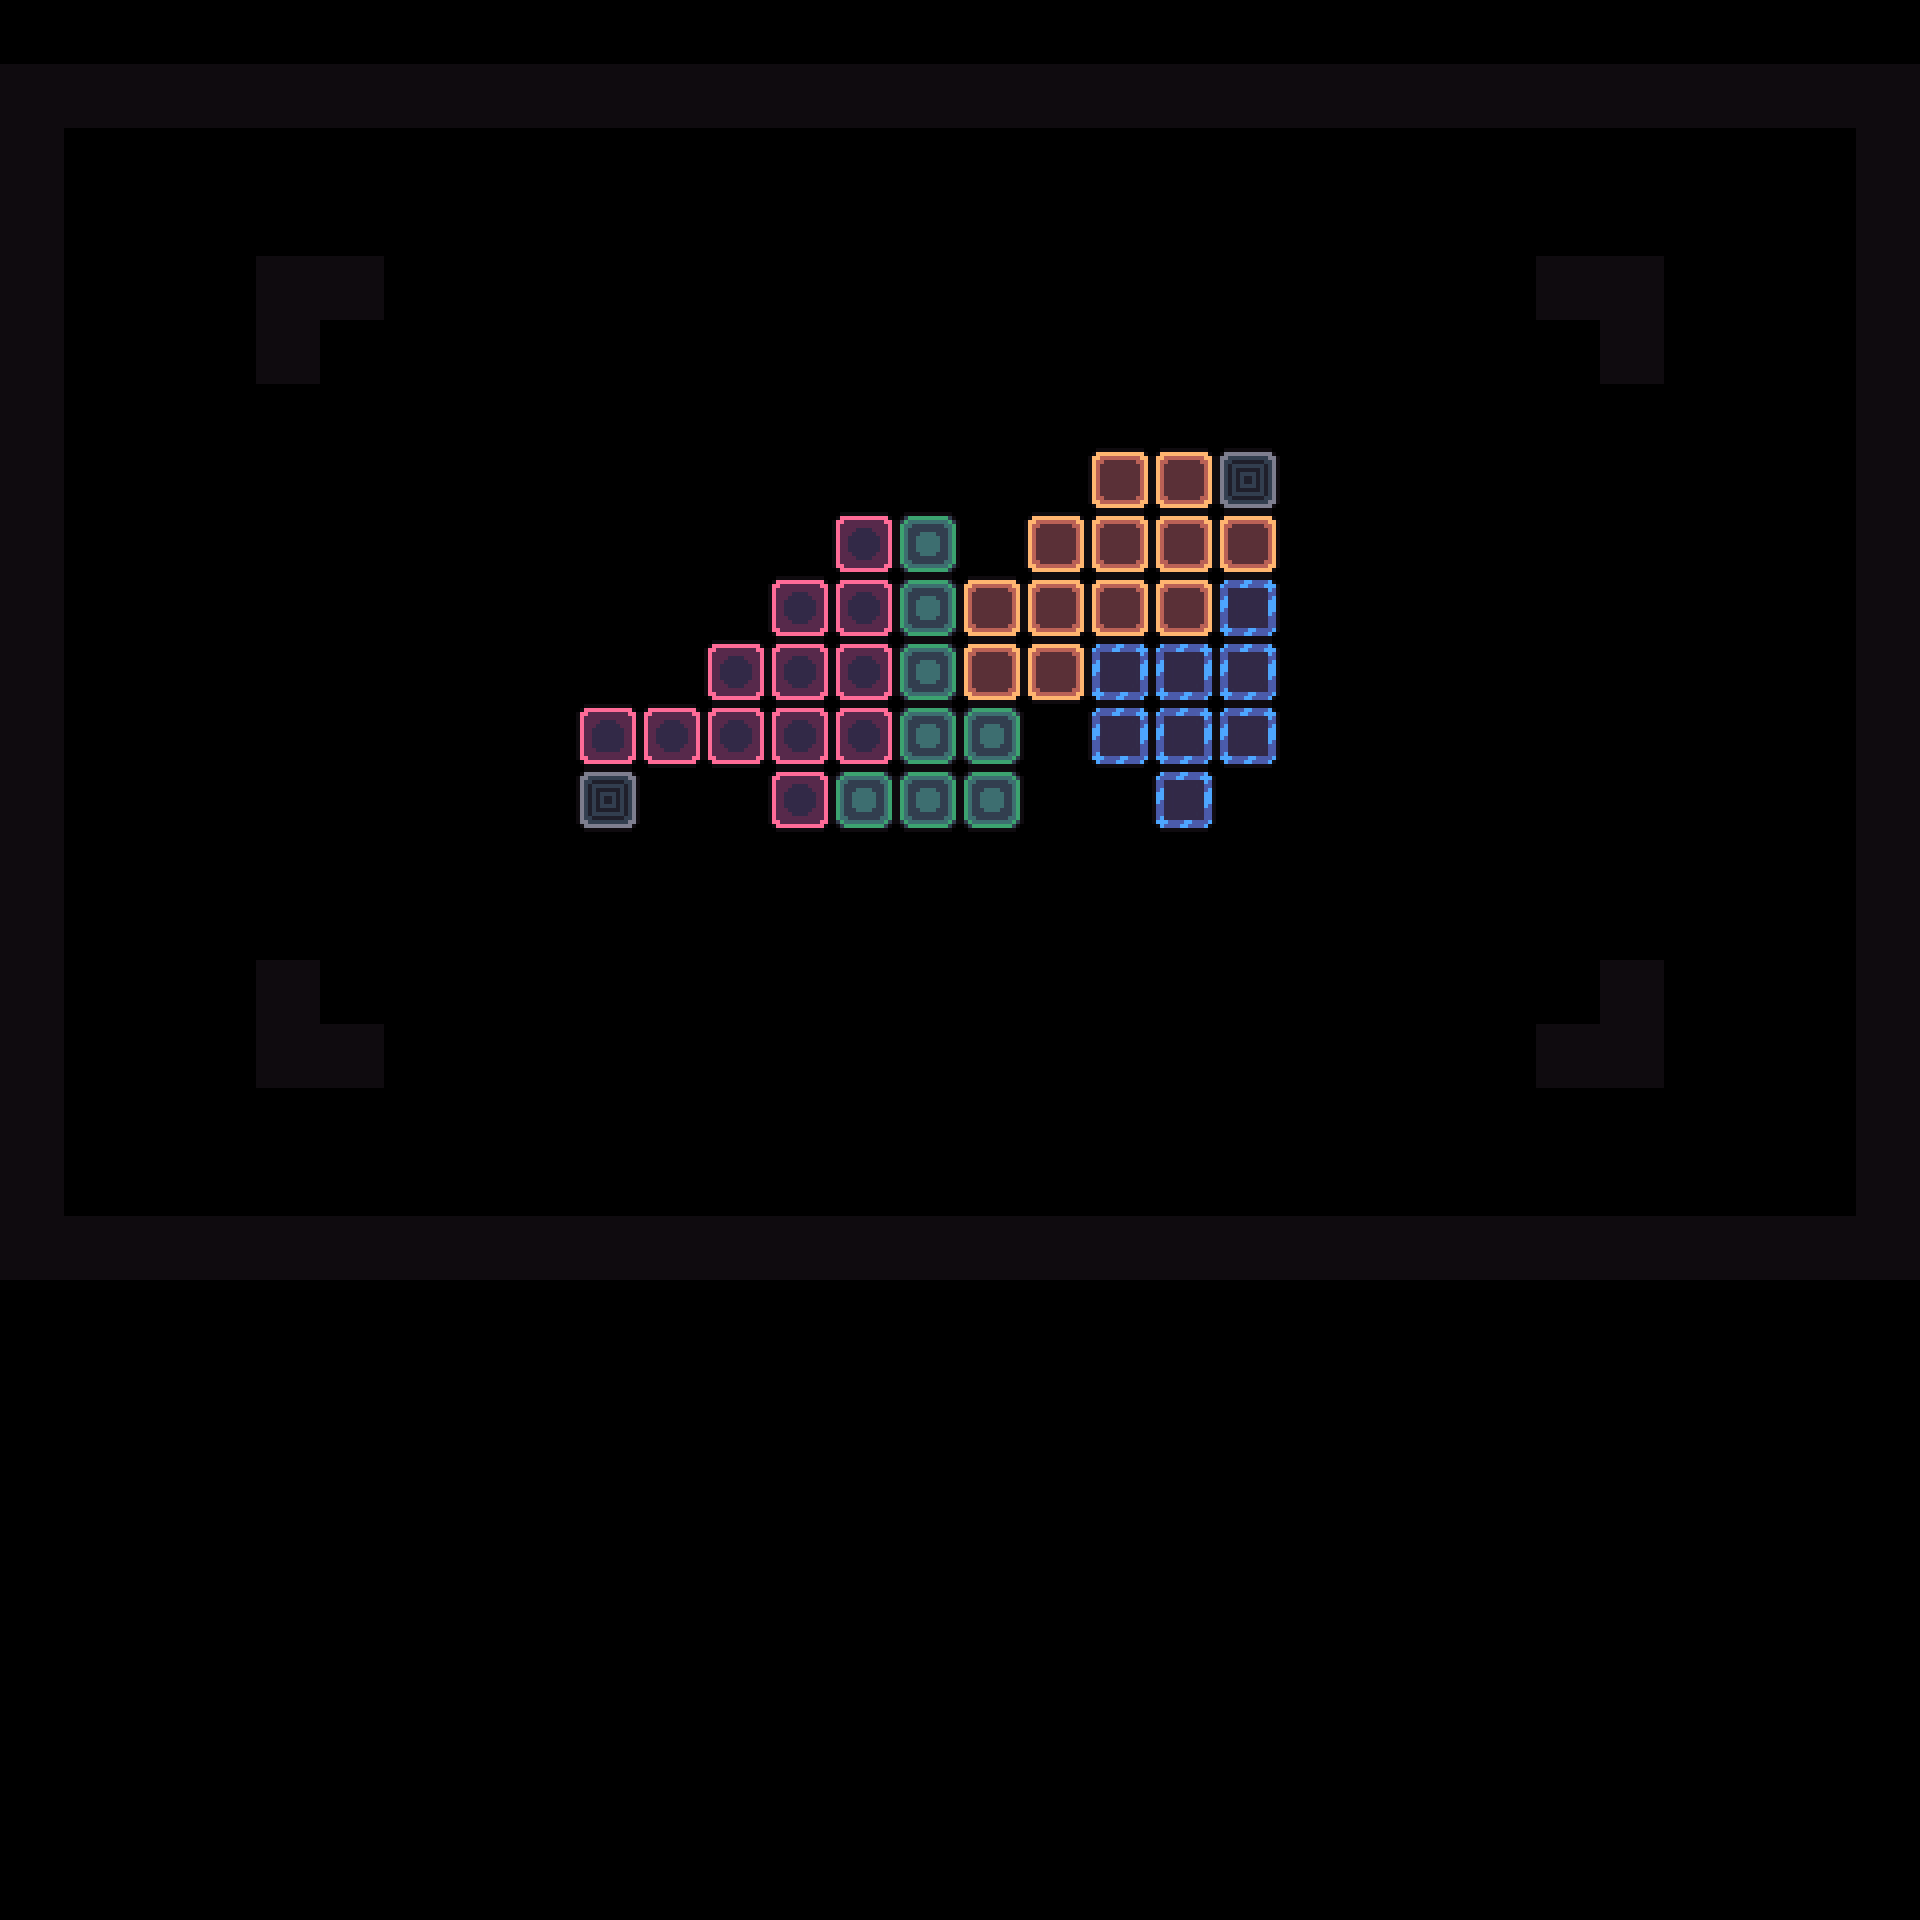

A level layout from a 2D game, rendered from its tile map. Below: a short description, then the map file with tile-grid data replaced by summaries:
An orthogonal 30x30 tile map with 64x64 px tiles, 3 tile layers (Decoration, Extra, Main), 2 tilesets and 64 objects (62x 1, Camera1, Camera2).

<map version="1.10" tiledversion="1.11.2" orientation="orthogonal" renderorder="right-down" width="30" height="30" tilewidth="64" tileheight="64" infinite="0" nextlayerid="8" nextobjectid="128">
 <tileset firstgid="1" source="../tilesets/tileset_d.tsx" />
 <tileset firstgid="163" source="../tilesets/grounds_f.tsx" />
 <objectgroup id="4" name="Triggers" visible="0" locked="1">
  <object id="23" name="Camera1" x="960" y="672">
   <point />
  </object>
  <object id="24" name="Camera2" x="704" y="480">
   <point />
  </object>
 </objectgroup>
 <layer id="1" name="Decoration" width="30" height="30">
  <data>[900 cells, 33 non-empty, 5 distinct tile ids]</data>
 </layer>
 <layer id="7" name="Extra" width="30" height="30">
  <data>[900 cells, 9 non-empty, 2 distinct tile ids]</data>
 </layer>
 <layer id="3" name="Main" width="30" height="30">
  <data>[900 cells, 106 non-empty, 1 distinct tile ids]</data>
 </layer>
 <objectgroup id="2" name="Entities" visible="0">
  <object id="48" name="Stage" type="1" x="576" y="704" width="63.6932" height="63.6932">
   <properties>
    <property name="level" value="1" />
   </properties>
  </object>
  <object id="70" name="Stage" type="1" x="832" y="704" width="63.6932" height="63.6932">
   <properties>
    <property name="level" value="11" />
   </properties>
  </object>
  <object id="85" name="Stage" type="1" x="1024" y="512" width="63.6932" height="63.6932">
   <properties>
    <property name="level" value="21" />
   </properties>
  </object>
  <object id="72" name="Stage" type="1" x="832" y="640" width="63.6932" height="63.6932">
   <properties>
    <property name="level" value="10" />
   </properties>
  </object>
  <object id="84" name="Stage" type="1" x="832" y="576" width="63.6932" height="63.6932">
   <properties>
    <property name="level" value="20" />
   </properties>
  </object>
  <object id="53" name="Stage" type="1" x="640" y="704" width="63.6932" height="63.6932">
   <properties>
    <property name="level" value="2" />
   </properties>
  </object>
  <object id="69" name="Stage" type="1" x="896" y="704" width="63.6932" height="63.6932">
   <properties>
    <property name="level" value="12" />
   </properties>
  </object>
  <object id="86" name="Stage" type="1" x="1088" y="512" width="63.6932" height="63.6932">
   <properties>
    <property name="level" value="22" />
   </properties>
  </object>
  <object id="54" name="Stage" type="1" x="704" y="704" width="63.6932" height="63.6932">
   <properties>
    <property name="level" value="3" />
   </properties>
  </object>
  <object id="68" name="Stage" type="1" x="960" y="704" width="63.6932" height="63.6932">
   <properties>
    <property name="level" value="13" />
   </properties>
  </object>
  <object id="87" name="Stage" type="1" x="1088" y="576" width="63.6932" height="63.6932">
   <properties>
    <property name="level" value="23" />
   </properties>
  </object>
  <object id="55" name="Stage" type="1" x="704" y="640" width="63.6932" height="63.6932">
   <properties>
    <property name="level" value="4" />
   </properties>
  </object>
  <object id="67" name="Stage" type="1" x="960" y="768" width="63.6932" height="63.6932">
   <properties>
    <property name="level" value="14" />
   </properties>
  </object>
  <object id="88" name="Stage" type="1" x="1152" y="576" width="63.6932" height="63.6932">
   <properties>
    <property name="level" value="24" />
   </properties>
  </object>
  <object id="56" name="Stage" type="1" x="768" y="640" width="63.6932" height="63.6932">
   <properties>
    <property name="level" value="5" />
   </properties>
  </object>
  <object id="66" name="Stage" type="1" x="960" y="640" width="63.6932" height="63.6932">
   <properties>
    <property name="level" value="15" />
   </properties>
  </object>
  <object id="89" name="Stage" type="1" x="1152" y="512" width="63.6932" height="63.6932">
   <properties>
    <property name="level" value="25" />
   </properties>
  </object>
  <object id="57" name="Stage" type="1" x="768" y="704" width="63.6932" height="63.6932">
   <properties>
    <property name="level" value="6" />
   </properties>
  </object>
  <object id="65" name="Stage" type="1" x="960" y="576" width="63.6932" height="63.6932">
   <properties>
    <property name="level" value="16" />
   </properties>
  </object>
  <object id="90" name="Stage" type="1" x="896" y="640" width="63.6932" height="63.6932">
   <properties>
    <property name="level" value="26" />
   </properties>
  </object>
  <object id="58" name="Stage" type="1" x="832" y="768" width="63.6932" height="63.6932">
   <properties>
    <property name="level" value="8" />
   </properties>
  </object>
  <object id="64" name="Stage" type="1" x="1024" y="640" width="63.6932" height="63.6932">
   <properties>
    <property name="level" value="18" />
   </properties>
  </object>
  <object id="115" name="Stage" type="1" x="896" y="512" width="63.6932" height="63.6932">
   <properties>
    <property name="level" value="28" />
   </properties>
  </object>
  <object id="61" name="Stage" type="1" x="896" y="768" width="63.6932" height="63.6932">
   <properties>
    <property name="level" value="9" />
   </properties>
  </object>
  <object id="62" name="Stage" type="1" x="768" y="576" width="63.6932" height="63.6932">
   <properties>
    <property name="level" value="19" />
   </properties>
  </object>
  <object id="92" name="Stage" type="1" x="832" y="512" width="63.6932" height="63.6932">
   <properties>
    <property name="level" value="29" />
   </properties>
  </object>
  <object id="59" name="Stage" type="1" x="768" y="768" width="63.6932" height="63.6932">
   <properties>
    <property name="level" value="7" />
   </properties>
  </object>
  <object id="63" name="Stage" type="1" x="1024" y="576" width="63.6932" height="63.6932">
   <properties>
    <property name="level" value="17" />
   </properties>
  </object>
  <object id="93" name="Stage" type="1" x="896" y="576" width="63.6932" height="63.6932">
   <properties>
    <property name="level" value="27" />
   </properties>
  </object>
  <object id="60" name="Stage" type="1" x="576" y="768" width="63.6932" height="63.6932">
   <properties>
    <property name="color" value="black" />
    <property name="level" value="0" />
   </properties>
  </object>
  <object id="94" name="Stage" type="1" x="1152" y="448" width="63.6932" height="63.6932">
   <properties>
    <property name="level" value="31" />
   </properties>
  </object>
  <object id="113" name="Stage" type="1" x="320" y="960" width="63.6932" height="63.6932">
   <properties>
    <property name="level" value="41" />
   </properties>
  </object>
  <object id="95" name="Stage" type="1" x="1088" y="448" width="63.6932" height="63.6932">
   <properties>
    <property name="level" value="30" />
   </properties>
  </object>
  <object id="112" name="Stage" type="1" x="1152" y="768" width="63.6932" height="63.6932">
   <properties>
    <property name="color" value="blue" />
    <property name="level" value="40" />
   </properties>
  </object>
  <object id="96" name="Stage" type="1" x="1216" y="512" width="63.6932" height="63.6932">
   <properties>
    <property name="level" value="32" />
   </properties>
  </object>
  <object id="111" name="Stage" type="1" x="384" y="960" width="63.6932" height="63.6932">
   <properties>
    <property name="level" value="42" />
   </properties>
  </object>
  <object id="125" name="Stage" type="1" x="960" y="960" width="63.6932" height="63.6932">
   <properties>
    <property name="level" value="50" />
   </properties>
  </object>
  </objectgroup>
</map>
<!-- 25 of 64 objects omitted -->
